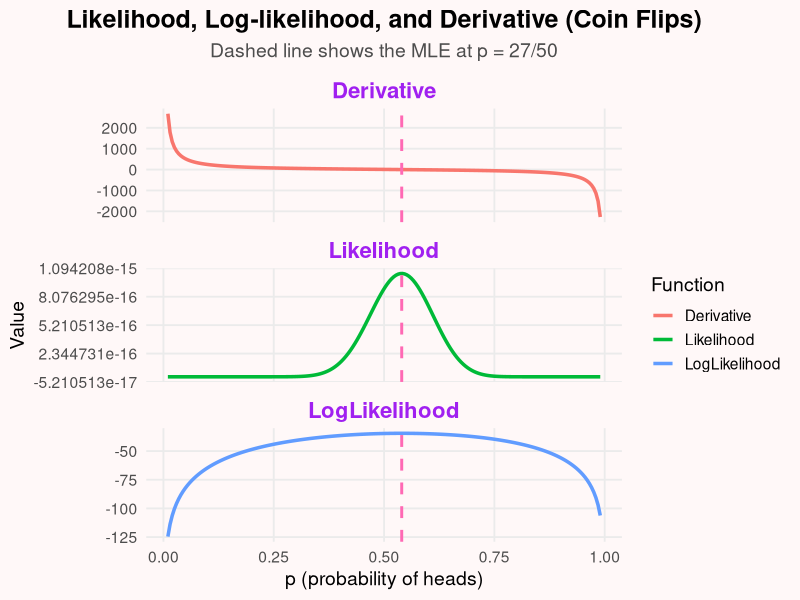

Here is the R script that generated this plot:
## ---- chunk 1
library(ggplot2)
library(dplyr)
library(tidyr)

n_heads <- 27
n_tails <- 23

# Likelihood functions
likelihood <- function(p) p^n_heads * (1 - p)^n_tails
loglik     <- function(p) n_heads * log(p) + n_tails * log(1 - p)
dloglik    <- function(p) n_heads / p - n_tails / (1 - p)

p <- seq(0.01, 0.99, length.out = 200)

df <- tibble(
  p = p,
  Likelihood = likelihood(p),
  LogLikelihood = loglik(p),
  Derivative = dloglik(p)
)

# Reshape for plotting
df_long <- df %>%
  pivot_longer(-p, names_to = "Function", values_to = "Value")

# Pretty ggplot
ggplot(df_long, aes(x = p, y = Value, color = Function)) +
  geom_line(linewidth = 1.2) +
  facet_wrap(~ Function, scales = "free_y", ncol = 1) +
  geom_vline(xintercept = n_heads / (n_heads + n_tails),
             linetype = "dashed", color = "hotpink", linewidth = 1) +
  theme_minimal(base_size = 14) +
  theme(
    strip.text = element_text(face = "bold", size = 16, color = "purple"),
    panel.grid.minor = element_blank(),
    plot.background = element_rect(fill = "#fff8f8", color = NA),
    panel.background = element_rect(fill = "#fff8f8", color = NA),
    plot.title = element_text(hjust = 0.5, size = 18, face = "bold"),
    plot.subtitle = element_text(hjust = 0.5, size = 14, color = "gray30")
  ) +
  labs(
    title = "Likelihood, Log-likelihood, and Derivative (Coin Flips)",
    subtitle = "Dashed line shows the MLE at p = 27/50",
    x = "p (probability of heads)",
    y = "Value"
  )



